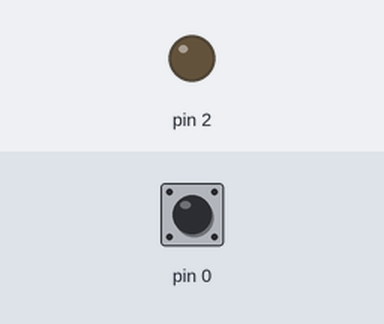
Simulated run of this sketch. Board: Arduino Uno, built with avr-gcc and run on an emulated ATmega328P. Shown: output pins drawn as LEDs (lit = HIGH). The test bench sets the inputs (shaded band); at power-on: pin 0 HIGH.

Above: at 1.2 s.
1.3 s: pin 0 pulled LOW for 0.15 s
At 1.37 s:
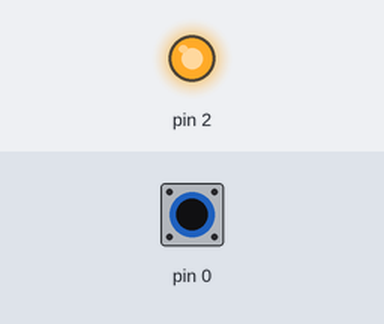
2.9 s: pin 0 pulled LOW for 3.2 s
At 6.9 s:
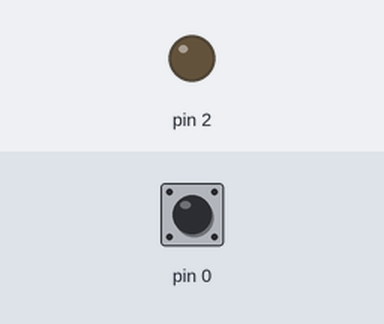
Timing chart, 0 to 8.4 s (numbered marks = the images above; inputs shaded):
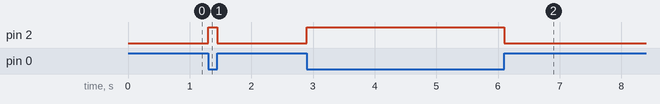

Measured:
- after the input at 1.3 s, pin 2: LOW → HIGH at once, → LOW 0.15 s later
- after the input at 2.9 s, pin 2: LOW → HIGH at once, → LOW 3.2 s later

The sketch:

Code.ino
```cpp
// 0 (PA6) - Button Input
// 2 (PA1) - LED Output

void setup() {
  pinMode(0, INPUT_PULLUP);
  pinMode(2, OUTPUT);
}

void loop() {
  if (digitalRead(0) == LOW){
    digitalWrite(2, HIGH);
  }
  else{
    digitalWrite(2, LOW);
  }
}
```
